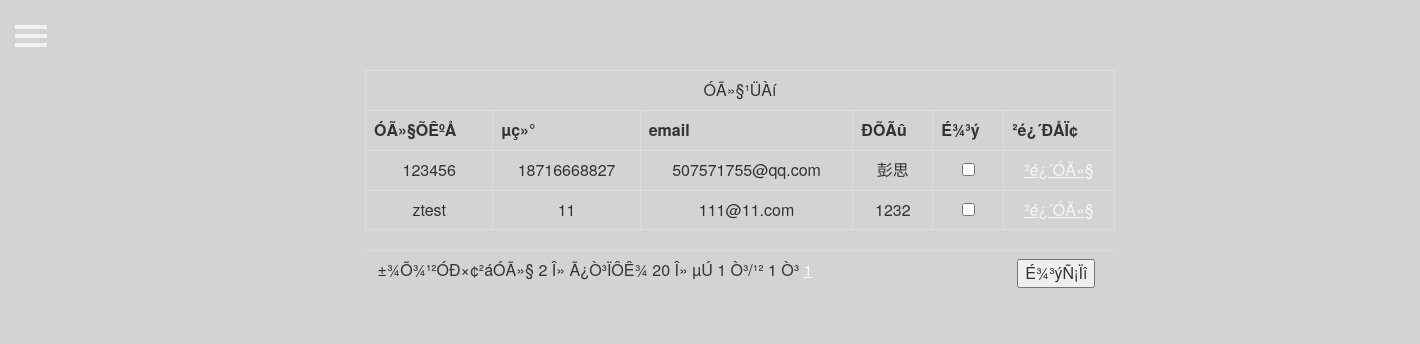
Page /admin/user.php (signed in) on the committed database.
### tables this page shows
CREATE TABLE IF NOT EXISTS `user` (
  `id` int(4) NOT NULL AUTO_INCREMENT,
  `name` varchar(25) DEFAULT NULL,
  `pwd` varchar(50) DEFAULT NULL,
  `dongjie` int(4) DEFAULT NULL,
  `email` varchar(25) DEFAULT NULL,
  `sfzh` varchar(25) DEFAULT NULL,
  `tel` varchar(25) DEFAULT NULL,
  `qq` varchar(25) DEFAULT NULL,
  `dizhi` varchar(100) DEFAULT NULL,
  `youbian` varchar(25) DEFAULT NULL,
  `truename` varchar(25) DEFAULT NULL,
  PRIMARY KEY (`id`)
);

### admin/user.php (the view, shortened to what this page needs)
<?php
require("index.php");
?>
<?php
       include("../conn.php");
       $sql=mysqli_query($conn,"select count(*) as total from user ");
	   $data=mysqli_fetch_array($sql);
	   $total=$data['total'];
?>
<div class="container-fluid">
<div class="container">
<div class="row">
	<div class="col-md-8 col-sm-8 col-xs-8">
<form name="form1" method="post" action="user_del.php">
<table class="table table-bordered">
  <tr>
    <td colspan = "6"><div align="center" >ÓÃ»§¹ÜÀí</div></td>
  </tr>
  <tr>
       <?php
	     $pagesize=20;
		   if ($total<=$pagesize){
		      $pagecount=1;
			}
			if(($total%$pagesize)!=0){
			   $pagecount=intval($total/$pagesize)+1;
			}else{
			   $pagecount=$total/$pagesize;
			}
			if(($_GET['page'])==""){
			    $page=1;
			}else{
			    $page=intval($_GET['page']);
			}
             $sql1=mysqli_query($conn,"select * from user  order by id desc limit ".($page-1)*$pagesize.",$pagesize ");
	   ?>
	   <tr>
          <th>ÓÃ»§ÕÊºÅ</th>
          <th>µç»°</th>
          <th>email</th>
          <th>ÐÕÃû</th>
          <th>É¾³ý</th>
          <th>²é¿´ÐÅÏ¢</th>
        </tr>
       <?php
	      while($data1=mysqli_fetch_array($sql1))
		     {
	   ?>
	   <tr>
          <td><div align="center"><?php echo $data1['name'];?></div></td>
          <td><div align="center"><?php echo $data1['tel'];?></div></td>
		  <td><div align="center"><?php echo $data1['email'];?></div></td>
		  <td><div align="center"><?php echo $data1['truename'];?></div></td>
          <td><div align="center"><input type="checkbox" name="<?php echo $data1['id'];?>" value=<?php echo $data1['id'];?>></div></td>
          <td><div align="center"><a href="user_view.php?id=<?php echo $data1['id'];?>">²é¿´ÓÃ»§</a></div></td>
        </tr>
		<?php
	        }
		?>
  </tr>
</table></div>
<div class="col-md-8 col-sm-8 col-xs-8">
<table class="table">
  <tr>
    <td width="508"><div align="left">
	&nbsp;±¾Õ¾¹²ÓÐ×¢²áÓÃ»§&nbsp;<?php
		   echo $total;
		  ?>&nbsp;Î»&nbsp;Ã¿Ò³ÏÔÊ¾&nbsp;<?php echo $pagesize;?>&nbsp;Î»&nbsp;µÚ&nbsp;<?php echo $page;?>&nbsp;Ò³/¹²&nbsp;<?php echo $pagecount; ?>&nbsp;Ò³
        <?php
		   if($pagecount<=4){
		    for($i=1;$i<=$pagecount;$i++){
		  ?>
        <a href="user.php?page=<?php echo $i;?>"><?php echo $i;?></a>
        <?php
		     }
        }?>
	</div></td>
    <td width="92"><div align="center"><input type="submit" value="É¾³ýÑ¡Ïî" class="buttoncss" onclick="return confirm('È·¶¨ÒªÉ¾³ýÂð');">
    </div></td>
  </tr>
</table>
</div>
                </div>
                </div>
            </div>
</body>
</html>

### admin/css/style.css (style rules this page uses)
body { position: relative; overflow-x: hidden; }
body, html { height: 100%; background-color: #583e7e; }
body, html { background-color: #583e7e; }
body a { color: rgba(255, 255, 255, 0.8); text-decoration: underline; }

### rows in the picture
user: name "123456", tel "18716668827", email "507571755@qq.com", truename "彭思"
user: name "ztest", tel "11", email "111@11.com", truename "1232"

### other values in the picture
$total "2"
$pagesize "20"
$page "1"
$pagecount "1"
